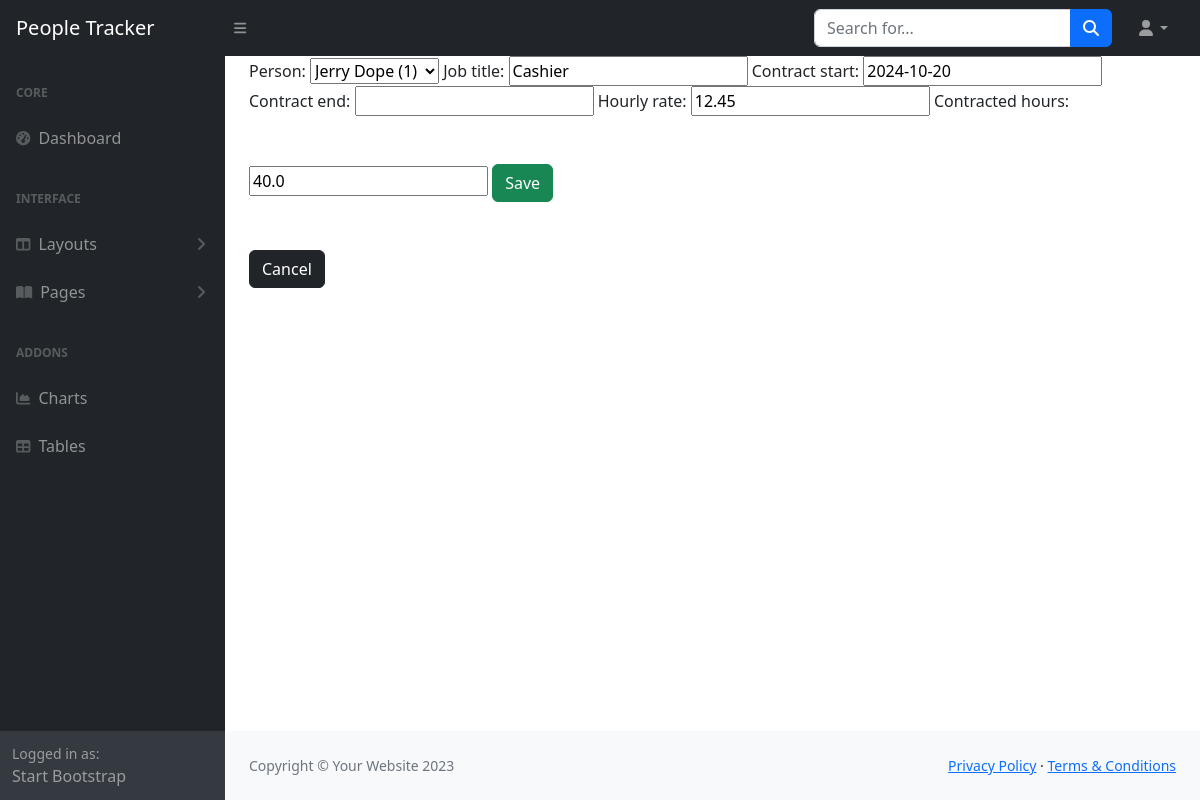
The page /people_management/contracts/1/update_contract/ on the database its author committed.
### people_management/models.py (models this page shows, shortened)
class Contract(models.Model):
    person = models.ForeignKey(Person, on_delete=models.CASCADE)
    job_title = models.CharField(max_length=255)
    contract_start = models.DateField()
    contract_end = models.DateField(null=True, blank=True)
    hourly_rate = models.FloatField(default=12.45)
    contracted_hours = models.FloatField(default=40)

### people_management/views.py (the view)
# urls.py: path('contracts/<int:pk>/update_contract/', views.UpdateContract.as_view(), name='update_contract'),
class UpdateContract(UpdateView):
    model = Contract
    success_url = reverse_lazy('contracts')
    form_class = ContractForm

### people_management/forms.py
class ContractForm(forms.ModelForm):
    class Meta:
        model = Contract
        fields = [
            'person',
            'job_title',
            'contract_start',
            'contract_end',
            'hourly_rate',
            'contracted_hours'
        ]

### people_management/models.py (called while the page is built)
    def __str__(self):
        return f"{self.first_name} {self.last_name} ({self.id})"

### people_management/templates/people_management/contract_form.html (shortened to what this page needs)
{% extends 'dashboard/base.html'%}
{% block content %}
    <form method="POST">
        {{form}}
        <button type='submit' class="btn btn-success my-5">Save</button>
    </form>
    <a href="{% url 'contracts' %}" class='btn btn-dark'>Cancel</a>
{% endblock %}

### rows shown on the page
Contract: person "Jerry Dope (1)", job_title "Cashier", contract_start "2024-10-20", hourly_rate "12.45", contracted_hours "40.0"
